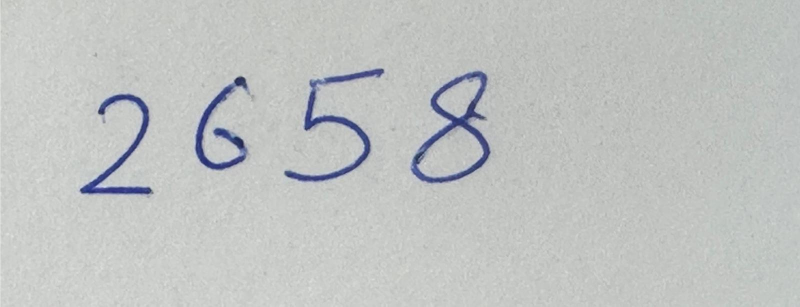
#> input picture Image/1.jpg, 1600 x 613 px (shown at 1/2 size)
$ python -i ensemble_utils_v2.py   (imports and definitions only)
#> lines starting #> are read from the running program, lines starting #| are printed output that depends on the picture; after the words box and inside, x2 and y2 are one past the last pixel; in counts of white or black regions, pixels touching at a corner belong together
import cv2
import numpy as np

INVERT = False
MIN_AREA = 40

def _to_gray(image):
    return cv2.cvtColor(image, cv2.COLOR_RGB2GRAY) if image.ndim == 3 else image.copy()

def _normalize_and_center(img):
    """Resize keeping aspect ratio, center by mass like MNIST loader."""
    # bounding box of nonzero pixels
    ys, xs = np.where(img > 0)
    if len(xs) == 0 or len(ys) == 0:
        return np.zeros((28,28), np.float32)
    x1, x2, y1, y2 = xs.min(), xs.max(), ys.min(), ys.max()
    cropped = img[y1:y2+1, x1:x2+1]

    # scale to fit 20x20 box
    h, w = cropped.shape
    scale = 20.0 / max(h, w)
    new_w, new_h = int(w*scale), int(h*scale)
    resized = cv2.resize(cropped, (new_w, new_h), interpolation=cv2.INTER_AREA)

    # pad to 28x28
    pad_left = (28 - new_w)//2
    pad_top  = (28 - new_h)//2
    canvas = np.zeros((28,28), np.uint8)
    canvas[pad_top:pad_top+new_h, pad_left:pad_left+new_w] = resized

    # center of mass shift
    ys, xs = np.where(canvas > 0)
    if len(xs) and len(ys):
        cx, cy = xs.mean(), ys.mean()
        shift_x, shift_y = int(round(14 - cx)), int(round(14 - cy))
        M = np.float32([[1,0,shift_x],[0,1,shift_y]])
        canvas = cv2.warpAffine(canvas, M, (28,28), flags=cv2.INTER_NEAREST)

    # normalize to [0,1]
    return (canvas.astype(np.float32) / 255.0).reshape(28,28,1)

INVERT = False
AUTO_INVERT = True

def preprocess_image(image):
    """Binary image with digits as WHITE (255) on BLACK (0)."""
    gray = _to_gray(image)
    gray = cv2.GaussianBlur(gray, (3,3), 0)
    _, bw = cv2.threshold(gray, 0, 255, cv2.THRESH_BINARY + cv2.THRESH_OTSU)
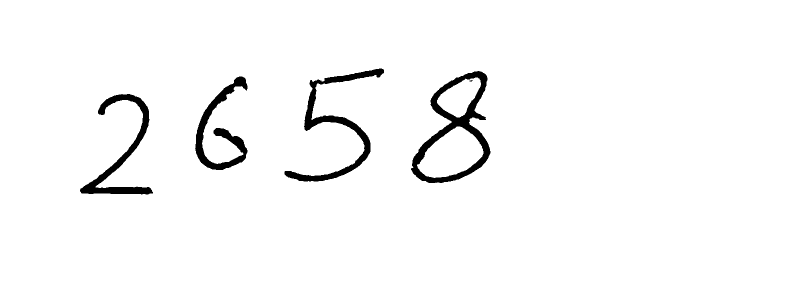
#> bw: shape (613, 1600) (shown at 1/2 size); 97.3% white; 5 black regions (1 under 20 px), largest, box (x1, y1, x2, y2) and area: (822, 142, 981, 366) 8706, (569, 137, 768, 363) 6867, (160, 188, 306, 389) 5796, (390, 153, 495, 340) 5335

    # user-forced inversion
    if INVERT:
        bw = 255 - bw

    # auto-invert if most pixels are white (likely white background, black ink)
    if AUTO_INVERT:
        white_count = (bw == 255).sum()
#> white_count = 954083
        black_count = (bw == 0).sum()
#> black_count = 26717
        if white_count > black_count:
            bw = 255 - bw
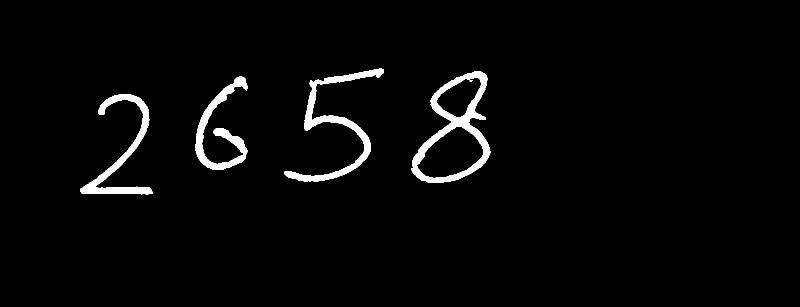
#> bw: shape (613, 1600) (shown at 1/2 size); 2.7% white; 5 white regions (1 under 20 px), largest, box (x1, y1, x2, y2) and area: (822, 142, 981, 366) 8706, (569, 137, 768, 363) 6867, (160, 188, 306, 389) 5796, (390, 153, 495, 340) 5335

    return bw

def _split_box_by_projection(roi, min_chunk=12, min_fg=35):
    """Robust horizontal splitter for a binary ROI (0/255)."""
    H, W = roi.shape[:2]
    fg = (roi == 255).astype(np.uint8)
    proj = fg.sum(axis=0).astype(np.float32)

    # smooth & normalize
    proj = cv2.GaussianBlur(proj.reshape(1, -1), (1, 9), 0).ravel()
    maxv = proj.max()
    if maxv <= 0:
        return [(0, W)]
    proj /= maxv

    # This threshold balances splitting '23' vs. merging '5'
    thr = 0.20
    valleys = np.where(proj < thr)[0]
    if valleys.size == 0:
        return [(0, W)]

    # group consecutive valley indices
    groups = np.split(valleys, np.where(np.diff(valleys) > 4)[0] + 1)
    cuts = [int(g.mean()) for g in groups if 3 < g.mean() < W - 3]

    # build tentative segments from cuts
    bounds = [0] + cuts + [W]
    chunks = []
    for a, b in zip(bounds[:-1], bounds[1:]):
        if (b - a) < max(min_chunk, 8):
            continue
        # verify each chunk has enough foreground mass
        sub = fg[:, a:b]
        if int(sub.sum()) < min_fg:
            continue
        chunks.append((a, b))

    return chunks if len(chunks) >= 2 else [(0, W)]


def segment_and_extract_digits(image):
    """Final balanced segmenter."""
    bw = preprocess_image(image)

    # help reconnect tiny gaps in strokes
    kernel = cv2.getStructuringElement(cv2.MORPH_ELLIPSE, (3, 3))
    bw_closed = cv2.morphologyEx(bw, cv2.MORPH_CLOSE, kernel, iterations=1)
#> bw_closed: shape (613, 1600); 2.7% white; 5 white regions (1 under 20 px), largest, box (x1, y1, x2, y2) and area: (822, 142, 981, 366) 8714, (569, 137, 768, 363) 6873, (160, 188, 306, 389) 5799, (390, 153, 495, 340) 5338
    bw_closed = cv2.medianBlur(bw_closed, 3)
#> bw_closed: shape (613, 1600); 2.7% white; 5 white regions (1 under 20 px)

    # find contours (with hierarchy for holes)
    contours, hierarchy = cv2.findContours(bw_closed, cv2.RETR_TREE, cv2.CHAIN_APPROX_SIMPLE)
#> contours = 7 contours, 1 with area under 20; largest, box (x1, y1, x2, y2) and area: (822, 142, 981, 366) 21080, (833, 252, 968, 357) 8763, (569, 137, 768, 363) 6322, (160, 188, 306, 389) 5382, (391, 153, 495, 340) 4968, (873, 154, 963, 236) 4198

    boxes = []
    if hierarchy is not None:
        hierarchy = hierarchy[0]
        for i, c in enumerate(contours):
            # Skip if it's a child (inner hole)
            if hierarchy[i][3] != -1:
                continue

            x, y, w, h = cv2.boundingRect(c)
            area = w * h
            if area < 100 or w < 8 or h < 15:
                continue  # too small to be a digit

            mask = np.zeros_like(bw_closed)
            cv2.drawContours(mask, [c], -1, 255, -1)
            white_pixels = cv2.countNonZero(mask[y:y+h, x:x+w])
            fill_ratio = white_pixels / float(area + 1e-6)

            # Skip if too hollow (angled '1', loopy '2')
            if fill_ratio < 0.15 or fill_ratio > 0.95:
                continue

            # merge nearby contours
            merged_contour = False
            for j, (xb, yb, wb, hb) in enumerate(boxes):
                if (abs(x - xb) < 15 and abs(y - yb) < 15 and
                    abs((x + w) - (xb + wb)) < 20 and abs((y + h) - (yb + hb)) < 20):
                    # merge as part of same digit
                    nx, ny = min(x, xb), min(y, yb)
                    max_x, max_y = max(x + w, xb + wb), max(y + h, yb + hb)
                    nw = max_x - nx
                    nh = max_y - ny
                    boxes[j] = (nx, ny, nw, nh)
                    merged_contour = True
                    break
            if merged_contour:
                continue

            boxes.append((x, y, w, h))
#> this loop made 7 passes
#> (x, y, w, h, area, white_pixels, fill_ratio) on passes 1, 2, 3, 7: (160, 188, 146, 201, 29346, 5796, 0.198), (391, 153, 104, 187, 19448, 5333, 0.274), (822, 142, 159, 224, 35616, 21411, 0.601), (569, 137, 199, 226, 44974, 6869, 0.153)
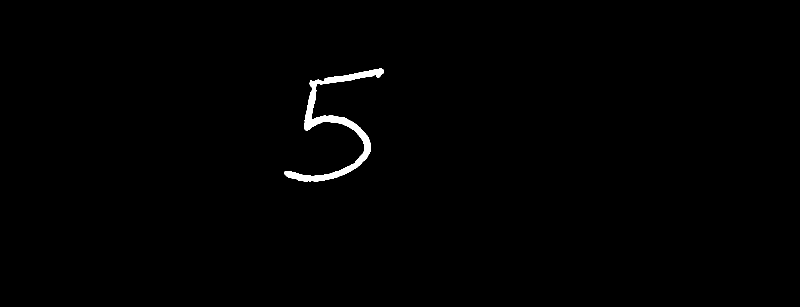
#> mask: shape (613, 1600) (shown at 1/2 size); 0.7% white; 1 white region, box (x1, y1, x2, y2) and area: (569, 137, 768, 363) 6869
#> after the loop, boxes = [(160, 188, 146, 201), (391, 153, 104, 187), (822, 142, 159, 224), (569, 137, 199, 226)]

    # sanity: drop ghost boxes
    valid_boxes = []
    h_img, w_img = bw_closed.shape
    for (x, y, w, h) in boxes:
        if w * h < 200 or h < 20:
            continue
        if y > h_img - 40:  # too low near edge
            continue
        valid_boxes.append((x, y, w, h))
#> this loop made 4 passes
#> after the loop, valid_boxes has the same summary as boxes
    boxes = valid_boxes

    if not boxes:
        return [], [], bw

    boxes.sort(key=lambda b: b[0])

    # merge broken fragments of ONE digit only
    merged = []
    if boxes:
        merged = [boxes[0]]
#> merged = [(160, 188, 146, 201)]
        for (x, y, w, h) in boxes[1:]:
            lx, ly, lw, lh = merged[-1]
            gap = x - (lx + lw)
            h_avg = (h + lh) / 2.0
            vert_overlap = min(ly + lh, y + h) - max(ly, y)
            area = w * h
            last_area = lw * lh
            small_fragment = area < 0.35 * last_area
            inter_w = max(0, min(lx + lw, x + w) - max(lx, x))
            inter_h = max(0, min(ly + lh, y + h) - max(ly, y))
            inter = inter_w * inter_h
            iou = inter / float(lw * lh + w * h - inter + 1e-6)
            vertical_misalignment = abs(y - ly) > 0.45 * h_avg

            # merge if: (a) almost touching + aligned OR (b) small fragment very close
            if (
                ((gap < max(10, 0.18 * h_avg) and vert_overlap > 0.55 * h_avg) or iou > 0.25)
                and not vertical_misalignment
            ) or (small_fragment and gap < 15):
                nx, ny = min(lx, x), min(ly, y)
                nw = max(lx + lw, x + w) - nx
                nh = max(ly + lh, y + h) - ny
                merged[-1] = (nx, ny, nw, nh)
            else:
                merged.append((x, y, w, h))
#> this loop made 3 passes
#> (x, y, w, h, lx, ly, lw, lh) on passes 1 to 3: (391, 153, 104, 187, 160, 188, 146, 201), (569, 137, 199, 226, 391, 153, 104, 187), (822, 142, 159, 224, 569, 137, 199, 226)
#> after the loop, merged = [(160, 188, 146, 201), (391, 153, 104, 187), (569, 137, 199, 226), (822, 142, 159, 224)]

    # split boxes that still contain multiple digits
    final_boxes = []
    for (x, y, w, h) in merged:
        roi_c = bw_closed[y:y+h, x:x+w]
        aspect = w / float(h + 1e-6)

        # Check if box is wide enough to *potentially* be multiple digits
        need_split = (w > 40 or aspect > 1.5)

        if need_split:
            parts = _split_box_by_projection(roi_c, min_chunk=max(10, w // 10), min_fg=max(35, (w*h)//80))

            # This is a strict fallback splitter.
            # Only run if projection failed AND aspect is very wide (like '100')
            if len(parts) == 1 and aspect > 2.2:
                ys, xs = np.where(roi_c == 255)
                if xs.size >= 50:
                    xs = xs.reshape(-1, 1).astype(np.float32)
                    crit = (cv2.TERM_CRITERIA_EPS + cv2.TERM_CRITERIA_MAX_ITER, 60, 0.1)
                    # Fixed typo: cv2.KMEANS_PP_CENTERS
                    _, labels, centers = cv2.kmeans(xs, 2, None, crit, 5, cv2.KMEANS_PP_CENTERS)

                    if centers is not None and len(centers) == 2:
                        cut = int(np.mean(centers))
                        if 8 < cut < w - 8:
                            parts = [(0, cut), (cut, w)]
                    else:
                        parts = [(0, w)]

            for a, b in parts:
                ww = b - a
                if ww < max(10, w // 12):
                    continue
                # verify with foreground mass on the ORIGINAL bw
                sub = (bw[y:y+h, x+a:x+b] == 255).astype(np.uint8)
                if int(sub.sum()) < max(35, (h * ww) // 90):
                    continue
                final_boxes.append((x + a, y, ww, h))
        else:
            final_boxes.append((x, y, w, h))
#> this loop made 4 passes
#> (x, y, w, h, aspect, H in _split_box_by_projection, W in _split_box_by_projection, maxv in _split_box_by_projection) on passes 1, 3: (160, 188, 146, 201, 0.726, 201, 146, 85), (569, 137, 199, 226, 0.881, 226, 199, 98)
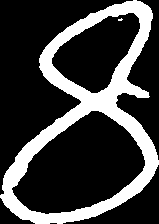
#> roi_c: shape (224, 159); 24.5% white; 2 white regions (1 under 20 px), largest, box (x1, y1, x2, y2) and area: (0, 0, 159, 224) 8713
#> after the loop, final_boxes has the same summary as merged

    final_boxes.sort(key=lambda b: b[0])

    # build 28×28 and drop empty slices
    digits = []
    cleaned_boxes = []
    for (x, y, w, h) in final_boxes:
        roi = bw[y:y+h, x:x+w]  # use ORIGINAL bw

        # This check prevents tiny noise fragments from becoming '0's
        if np.count_nonzero(roi == 255) < 50:
            continue

        roi = cv2.copyMakeBorder(roi, 2, 2, 2, 2, cv2.BORDER_CONSTANT, value=0)
        norm = _normalize_and_center(roi)
        if norm.sum() < 1e-6:  # extra guard against all-zero tiles
            continue
        digits.append(norm)
        cleaned_boxes.append((x, y, w, h))
#> this loop made 4 passes
#> (x, y, x2 in _normalize_and_center, y2 in _normalize_and_center, scale in _normalize_and_center, new_w in _normalize_and_center) on passes 1 to 4: (160, 188, 147, 202, 0.0995, 14), (391, 153, 105, 188, 0.107, 11), (569, 137, 200, 227, 0.0885, 17), (822, 142, 160, 225, 0.0893, 14)
#> pass 1, in segment_and_extract_digits, `roi = cv2.copyMakeBorder(roi, 2, 2, 2, 2, cv2.BORDER_CONSTANT, value=0)`:
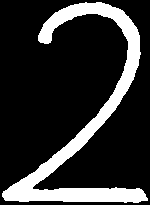
#> roi: shape (205, 150); 18.8% white; 1 white region, box (x1, y1, x2, y2) and area: (2, 2, 148, 203) 5796
#> pass 1, in _normalize_and_center, `canvas = cv2.warpAffine(canvas, M, (28,28), flags=cv2.INTER_NEAREST)`:
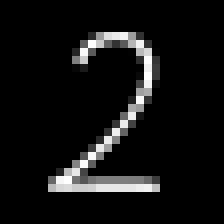
#> canvas: shape (28, 28) (shown 8 times larger); min 0, max 255, mean 18
#> after the loop:
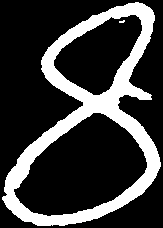
#> roi: shape (228, 163); 23.5% white; 2 white regions (1 under 20 px), largest, box (x1, y1, x2, y2) and area: (2, 2, 161, 226) 8706
#> after the loop, cleaned_boxes has the same summary as merged; digits = 4 items

    print(f"[DEBUG] boxes={cleaned_boxes} (count={len(cleaned_boxes)})")
#| [DEBUG] boxes=[(160, 188, 146, 201), (391, 153, 104, 187), (569, 137, 199, 226), (822, 142, 159, 224)] (count=4)
    return digits, cleaned_boxes, bw


# [42 lines left out: function ensemble_predict, not called in this run]

>>> import cv2
>>> picture = cv2.cvtColor(cv2.imread('Image/1.jpg'), cv2.COLOR_BGR2RGB)
>>> result = segment_and_extract_digits(picture)

$ run again, on Image/2.jpg
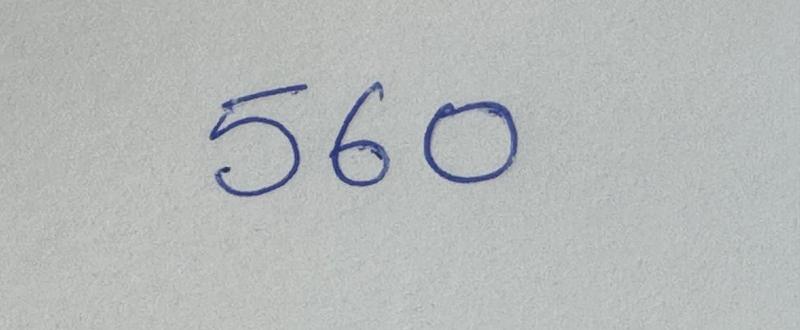
#> input picture Image/2.jpg, 1600 x 660 px (shown at 1/2 size)
#> in preprocess_image, `_, bw = cv2.threshold(gray, 0, 255, cv2.THRESH_BINARY + cv2.THRESH_OTSU)`:
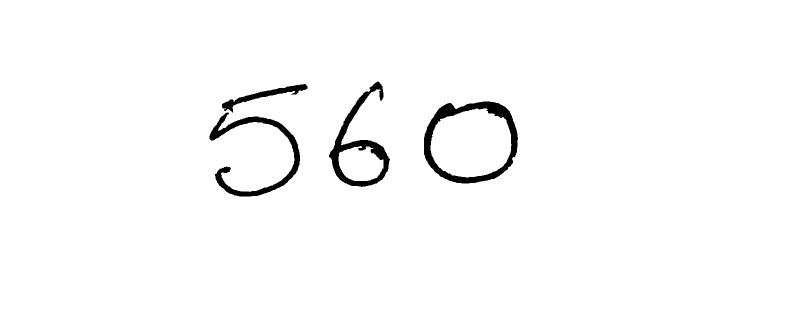
#> bw: shape (660, 1600) (shown at 1/2 size); 98% white; 5 black regions (1 under 20 px), largest, box (x1, y1, x2, y2) and area: (848, 203, 1036, 367) 7395, (658, 163, 780, 374) 5859, (419, 225, 600, 393) 5475, (444, 168, 615, 225) 2057
#> white_count = 1035212
#> black_count = 20788
#> contours = 6 contours; box (x1, y1, x2, y2) and area: (848, 203, 1036, 367) 24863, (860, 216, 1024, 356) 17960, (658, 163, 780, 374) 10299, (419, 225, 600, 393) 5008, (676, 291, 768, 363) 4870, (444, 168, 615, 225) 1876
#> the loop in segment_and_extract_digits, `for i, c in enumerate(contours): # Skip if it's a child (inner hole)` made 6 passes
#> (x, y, w, h, area, white_pixels, fill_ratio) on passes 1, 2, 4, 5: (419, 225, 181, 168, 30408, 5474, 0.18), (848, 203, 188, 164, 30832, 25131, 0.815), (444, 168, 171, 57, 9747, 2067, 0.212), (658, 163, 122, 211, 25742, 10612, 0.412)
#> after the loop in segment_and_extract_digits, `for i, c in enumerate(contours):`: boxes = [(419, 225, 181, 168), (848, 203, 188, 164), (444, 168, 171, 57), (658, 163, 122, 211)]
#> the loop in segment_and_extract_digits, `for (x, y, w, h) in boxes:` made 4 passes
#> after the loop in segment_and_extract_digits, `for (x, y, w, h) in boxes:`: valid_boxes has the same summary as boxes
#> in segment_and_extract_digits, `merged = [boxes[0]]`: merged = [(419, 225, 181, 168)]
#> the loop in segment_and_extract_digits, `for (x, y, w, h) in boxes[1:]:` made 3 passes
#> (x, y, w, h, lx, ly, lw, lh) on pass 1: (444, 168, 171, 57, 419, 225, 181, 168)
#> after the loop in segment_and_extract_digits, `for (x, y, w, h) in boxes[1:]:`: merged = [(419, 168, 196, 225), (658, 163, 122, 211), (848, 203, 188, 164)]
#> the loop in segment_and_extract_digits, `for (x, y, w, h) in merged:` made 3 passes
#> (x, y, w, h, aspect, H in _split_box_by_projection, W in _split_box_by_projection, maxv in _split_box_by_projection) on pass 1: (419, 168, 196, 225, 0.871, 225, 196, 92)
#> after the loop in segment_and_extract_digits, `for (x, y, w, h) in merged:`: final_boxes has the same summary as merged
#> the loop in segment_and_extract_digits, `for (x, y, w, h) in final_boxes:` made 3 passes
#> (x, y, x2 in _normalize_and_center, y2 in _normalize_and_center, scale in _normalize_and_center, new_w in _normalize_and_center) on passes 1 to 3: (419, 168, 197, 226, 0.0889, 17), (658, 163, 123, 212, 0.0948, 11), (848, 203, 189, 165, 0.106, 20)
#> after the loop in segment_and_extract_digits, `for (x, y, w, h) in final_boxes:`:
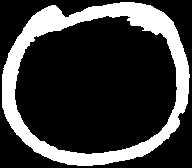
#> roi: shape (168, 192); 22.9% white; 1 white region, box (x1, y1, x2, y2) and area: (2, 2, 190, 166) 7395
#> after the loop in segment_and_extract_digits, `for (x, y, w, h) in final_boxes:`: cleaned_boxes has the same summary as merged; digits = 3 items
#| [DEBUG] boxes=[(419, 168, 196, 225), (658, 163, 122, 211), (848, 203, 188, 164)] (count=3)

$ run again, on Image/3.jpg
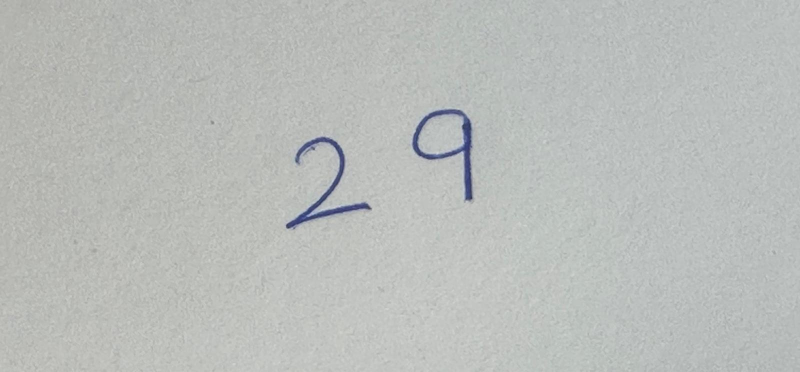
#> input picture Image/3.jpg, 1600 x 744 px (shown at 1/2 size)
#> in preprocess_image, `_, bw = cv2.threshold(gray, 0, 255, cv2.THRESH_BINARY + cv2.THRESH_OTSU)`:
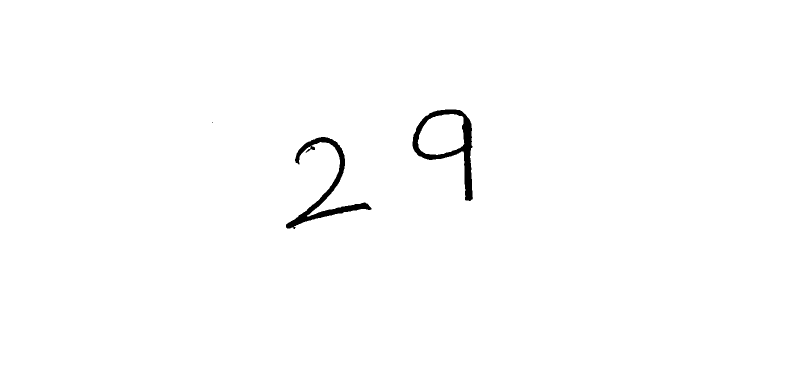
#> bw: shape (744, 1600) (shown at 1/2 size); 99.2% white; 3 black regions (1 under 20 px), largest, box (x1, y1, x2, y2) and area: (825, 219, 946, 402) 4920, (572, 274, 743, 458) 4844
#> white_count = 1180634
#> black_count = 9766
#> contours = 3 contours; box (x1, y1, x2, y2) and area: (825, 219, 946, 402) 10736, (835, 227, 929, 311) 6213, (572, 274, 743, 458) 4420
#> the loop in segment_and_extract_digits, `for i, c in enumerate(contours): # Skip if it's a child (inner hole)` made 3 passes
#> (x, y, w, h, area, white_pixels, fill_ratio) on passes 1 to 2: (572, 274, 171, 184, 31464, 4853, 0.154), (825, 219, 121, 183, 22143, 10999, 0.497)
#> after the loop in segment_and_extract_digits, `for i, c in enumerate(contours):`: boxes = [(572, 274, 171, 184), (825, 219, 121, 183)]
#> the loop in segment_and_extract_digits, `for (x, y, w, h) in boxes:` made 2 passes
#> in segment_and_extract_digits, `merged = [boxes[0]]`: merged = [(572, 274, 171, 184)]
#> the loop in segment_and_extract_digits, `for (x, y, w, h) in boxes[1:]:` made 1 pass
#> (x, y, w, h, lx, ly, lw, lh) on pass 1: (825, 219, 121, 183, 572, 274, 171, 184)
#> after the loop in segment_and_extract_digits, `for (x, y, w, h) in boxes[1:]:`: merged = [(572, 274, 171, 184), (825, 219, 121, 183)]
#> the loop in segment_and_extract_digits, `for (x, y, w, h) in merged:` made 2 passes
#> (x, y, w, h, aspect, need_split, H in _split_box_by_projection, W in _split_box_by_projection) on pass 2: (825, 219, 121, 183, 0.661, True, 183, 121)
#> after the loop in segment_and_extract_digits, `for (x, y, w, h) in merged:`: final_boxes = [(572, 274, 171, 184), (825, 219, 58, 183), (883, 219, 63, 183)]
#> the loop in segment_and_extract_digits, `for (x, y, w, h) in final_boxes:` made 3 passes
#> (x, y, x2 in _normalize_and_center, y1 in _normalize_and_center, y2 in _normalize_and_center, scale in _normalize_and_center) on passes 1 to 3: (572, 274, 172, 2, 185, 0.109), (825, 219, 59, 3, 102, 0.2), (883, 219, 64, 2, 184, 0.109)
#> after the loop in segment_and_extract_digits, `for (x, y, w, h) in final_boxes:`:
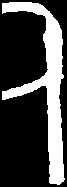
#> roi: shape (187, 67); 26.6% white; 1 white region, box (x1, y1, x2, y2) and area: (2, 2, 65, 185) 3335
#> after the loop in segment_and_extract_digits, `for (x, y, w, h) in final_boxes:`: cleaned_boxes has the same summary as final_boxes; digits = 3 items
#| [DEBUG] boxes=[(572, 274, 171, 184), (825, 219, 58, 183), (883, 219, 63, 183)] (count=3)
